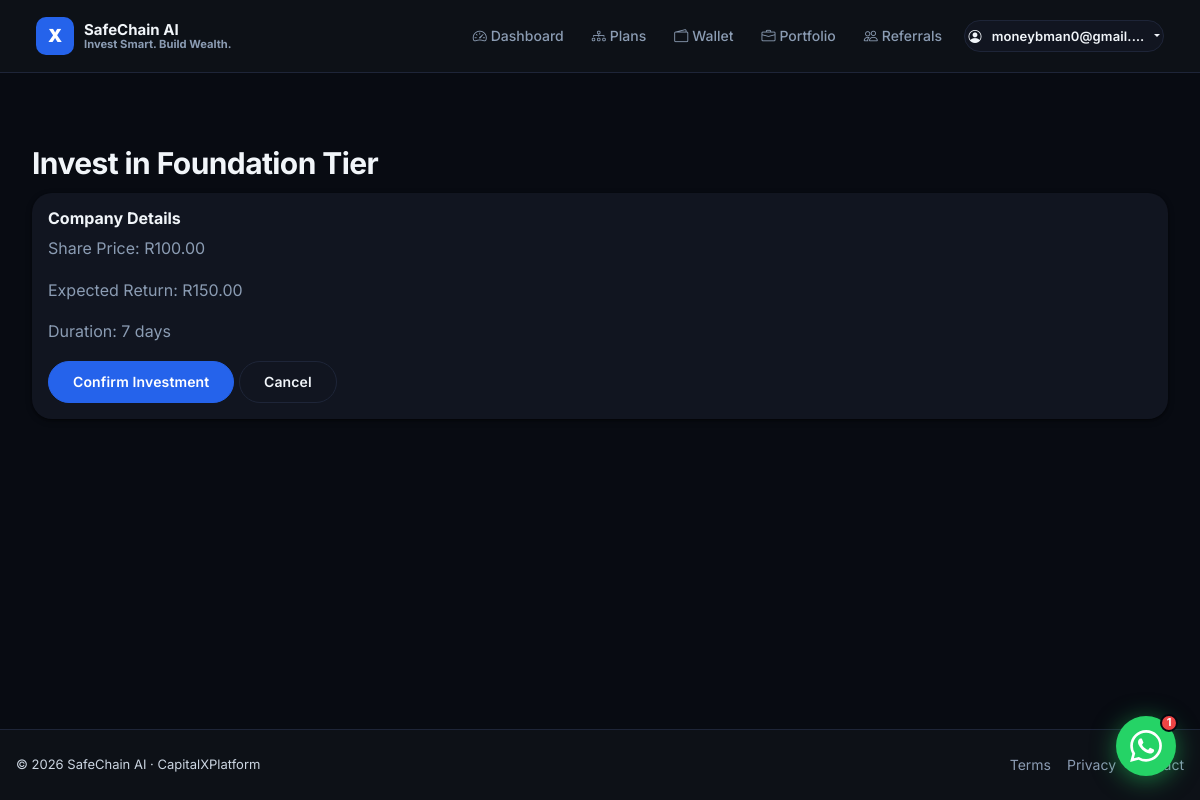
The app's page /invest/7/ (signed in), older data.
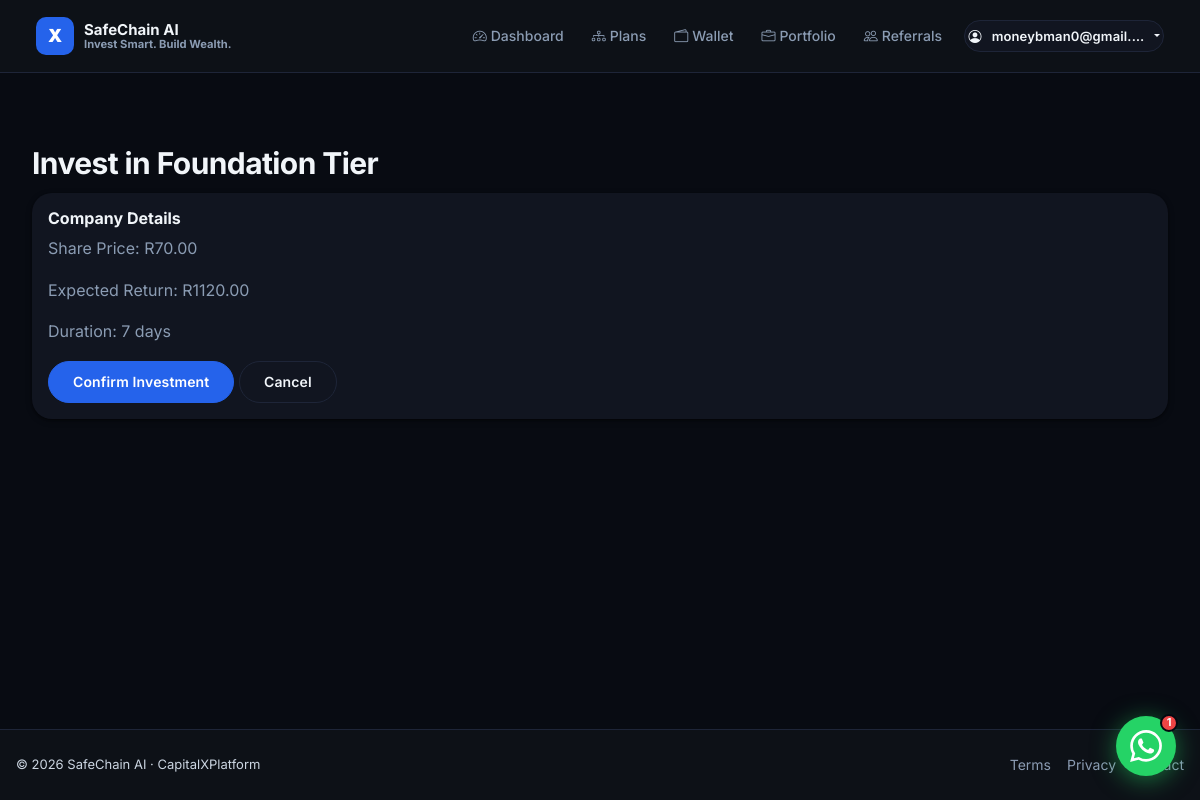
The same page, newer data.
### core/models.py (models this page shows, shortened)
class Company(models.Model):
    name = models.CharField(max_length=100)
    share_price = models.DecimalField(max_digits=12, decimal_places=2)
    expected_return = models.DecimalField(max_digits=12, decimal_places=2)
    duration_days = models.IntegerField()
    min_level = models.IntegerField(default=1)
    created_at = models.DateTimeField(auto_now_add=True)
    updated_at = models.DateTimeField(auto_now=True)
    logo = models.ImageField(upload_to='company_logos/', null=True, blank=True)
    description = models.TextField(blank=True)

### core/views.py (the view, shortened to what this page needs)
# urls.py: path('invest/<int:company_id>/', views.invest_view, name='invest'),
@login_required
def invest_view(request, company_id):
    try:
        user = request.user
        company = Company.objects.get(id=company_id)
        if user.level < company.min_level:
            messages.error(request, f'You need to be level {company.min_level} to invest in this company.')
            return redirect('tiers')
        wallet, created = Wallet.objects.get_or_create(user=user)
        if wallet.balance < company.share_price:
            messages.error(request, 'Insufficient balance. Please make a deposit first.')
            return redirect('tiers')
        existing_investment = Investment.objects.filter(
            user=user,
            company=company,
            is_active=True
        ).first()
        if existing_investment:
            messages.error(request, f'You already have an active investment in {company.name}.')
            return redirect('tiers')
        return render(request, 'core/invest.html', {'company': company})
    except Company.DoesNotExist:
        messages.error(request, 'Invalid investment tier.')
        return redirect('tiers')
    except Exception as e:
        logger.error(f"Unexpected error in invest_view for user {request.user.email}: {e}", exc_info=True)
        messages.error(request, f'An unexpected error occurred: {str(e)}')
        return redirect('tiers')

### core/templates/core/invest.html (shortened to what this page needs)
{% extends 'base.html' %}
{% load static %}
{% block content %}
<div class="container mt-5">
    <h2>Invest in {{ company.name }}</h2>
    <div class="card">
        <div class="card-body">
            <h5 class="card-title">Company Details</h5>
            <p class="card-text">Share Price: R{{ company.share_price }}</p>
            <p class="card-text">Expected Return: R{{ company.expected_return }}</p>
            <p class="card-text">Duration: {{ company.duration_days }} days</p>
            <form method="post">
                <button type="submit" class="btn btn-primary">Confirm Investment</button>
                <a href="{% url 'tiers' %}" class="btn btn-secondary">Cancel</a>
            </form>
        </div>
    </div>
</div>
{% endblock %}

Row changes from the older to the newer data that the page shows:
changed Company "Foundation Tier": share_price "100.00" → "70.00"; expected_return "150.00" → "1120.00"
